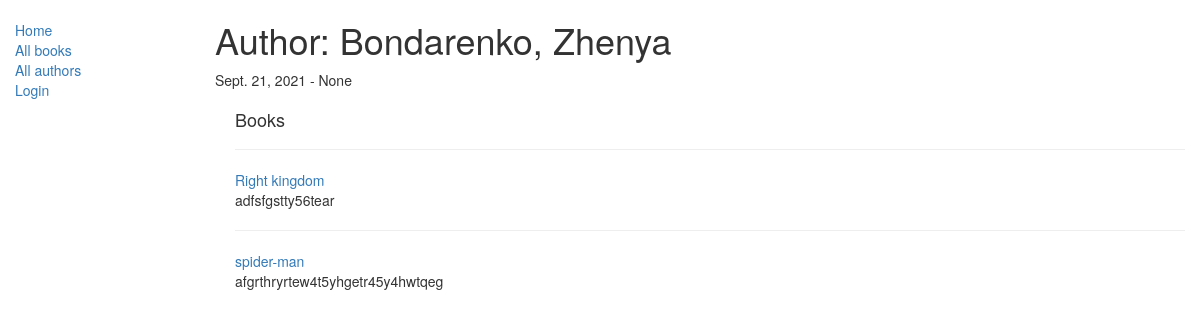
The app's page /catalog/author/1 with its own data.
### catalog/models.py (models this page shows, shortened)
class Author(models.Model):
    first_name = models.CharField(max_length=100)
    last_name = models.CharField(max_length=100)
    date_of_birth = models.DateField(null=True, blank=True)
    date_of_death = models.DateField('Died', null=True, blank=True)

class Book(models.Model):
    title = models.CharField(max_length=200)
    author = models.ForeignKey('Author', on_delete=models.SET_NULL, null=True)
    summary = models.TextField(max_length=1000, help_text='Enter a brief description of the book')
    isbn = models.CharField('ISBN', max_length=13,
                            help_text='13 Character <a href="https://www.isbn-international.org/content/what-isbn'
                                      '">ISBN number</a>')
    genre = models.ManyToManyField(Genre, help_text='Select a genre for this book')
    language = models.ForeignKey('Language', on_delete=models.SET_NULL, null=True)
    def get_absolute_url(self):
        return reverse('book-detail', args=[str(self.id)])
    def display_genre(self):
        return ', '.join([genre.name for genre in self.genre.all()[:3]])
    display_genre.short_description = 'Genre'

### catalog/views.py (the view)
# urls.py: url(r'^author/(?P<pk>\d+)$', views.AuthorDetailView.as_view(), name='author-detail'),
class AuthorDetailView(generic.DetailView):
    model = Author

### catalog/templates/catalog/author_detail.html (shortened to what this page needs)
{% extends 'base_generic.html' %}
{% block content %}
    <h1>Author: {{ author.first_name }}, {{ author.last_name }}
    </h1>
    <p>{{ author.date_of_birth }} - {{ author.date_of_death }}</p>
    <div style="margin-left: 20px; margin-top: 20px">
    <h4>Books</h4>
    {% for book in author.book_set.all %}
    <hr>
        <a href="{{ book.get_absolute_url }}">{{ book.title }}</a>
    <p>{{ book.summary }}</p>
    {% endfor %}
    </div>
{% endblock %}

### records on screen
Author: first_name "Bondarenko", last_name "Zhenya", date_of_birth "Sept. 21, 2021", date_of_death "None"
Book: title "Right kingdom", summary "adfsfgstty56tear"
Book: title "spider-man", summary "afgrthryrtew4t5yhgetr45y4hwtqeg"
